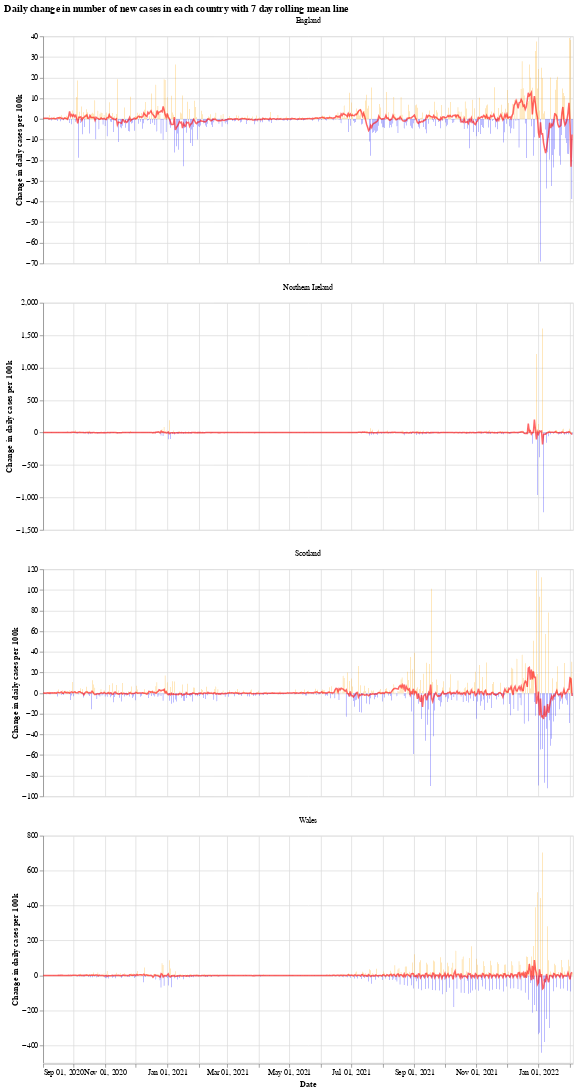

The cell this chart's notebook holds for it:
### Markdown cell above
We will use the Python library `Altair` for visualising the data, see the [altair docs](https://altair-viz.github.io/) for more information.

First we have a graph which shows the daily change in the number of new cases for each country. This number jumps up and down all over the place, which is likely due to delay in reporting of new cases over the weekend. Another interesting thing is that it looks like the daily cases in Wales experienced a much shorter period of calm over the summer (calm in the sense of daily cases not jumping up and down).

The orange bars are days when the number of new cases (per 100k population) was more than the previous day, while the blue are days when the number of new cases dropped. The red line is the 7 day moving average. 

When the moving average line is below 0, it means that there is a consistent drop in new cases. We can see this clearly happening around the times that lockdowns were introduced (though, to varying degrees). I will update the graphs soon with a marker of when each lockdown started.

### Code cell
# collapse
import altair as alt

bars = alt.Chart(uk_cases).mark_bar().encode(
    x=alt.X("yearmonthdate(date):T", axis=alt.Axis(title='Date')),
    y=alt.Y("casesChangeRate:Q", axis=alt.Axis(title='Change in daily cases per 100k')),
    tooltip='casesChange',
    color=alt.condition(
        alt.datum.casesChangeRate > 0,
        alt.value("orange"),  # The positive color
        alt.value("blue")  # The negative color
    )
).properties(title='Daily change in number of new cases with 7 day rolling mean',width=700).interactive()

line = alt.Chart(uk_cases).mark_line(
    color='red',
    size=2,
    opacity=0.6
).transform_window(
    rolling_mean='mean(casesChangeRate)',
    frame=[0, 7],
    groupby=['areaName']
).encode(
    x='yearmonthdate(date):T',
    y='rolling_mean:Q'
)

alt.layer(bars, line, data=uk_cases).facet(alt.Column(
    'areaName', title=''), columns=1).resolve_scale(y='independent').properties(title='Daily change in number of new cases in each country with 7 day rolling mean line')

### Figure 1 — Vega-Lite specification as saved in the notebook (floating-point values rounded to 4 significant figures; data arrays with more than 128 entries replaced by an {"elided": "..."} marker saying what was removed)
{"config": {"view": {"continuousWidth": 400, "continuousHeight": 300}}, "data": {"name": "data-6f2e3d27736e00fcdc4904a59768aff3"}, "facet": {"type": "nominal", "field": "areaName", "title": ""}, "spec": {"layer": [{"mark": "bar", "encoding": {"color": {"condition": {"value": "orange", "test": "(datum.casesChangeRate > 0)"}, "value": "blue"}, "tooltip": {"type": "quantitative", "field": "casesChange"}, "x": {"type": "temporal", "axis": {"title": "Date"}, "field": "date", "timeUnit": "yearmonthdate"}, "y": {"type": "quantitative", "axis": {"title": "Change in daily cases per 100k"}, "field": "casesChangeRate"}}, "selection": {"selector001": {"type": "interval", "bind": "scales", "encodings": ["x", "y"]}}, "title": "Daily change in number of new cases with 7 day rolling mean", "width": 700}, {"mark": {"type": "line", "color": "red", "opacity": 0.6, "size": 2}, "encoding": {"x": {"type": "temporal", "field": "date", "timeUnit": "yearmonthdate"}, "y": {"type": "quantitative", "field": "rolling_mean"}}, "transform": [{"window": [{"op": "mean", "field": "casesChangeRate", "as": "rolling_mean"}], "frame": [0, 7], "groupby": ["areaName"]}]}]}, "columns": 1, "resolve": {"scale": {"y": "independent"}}, "title": "Daily change in number of new cases in each country with 7 day rolling mean line", "$schema": "https://vega.github.io/schema/vega-lite/v4.8.1.json", "datasets": {"data-6f2e3d27736e00fcdc4904a59768aff3": {"elided": "2084 records"}}}
